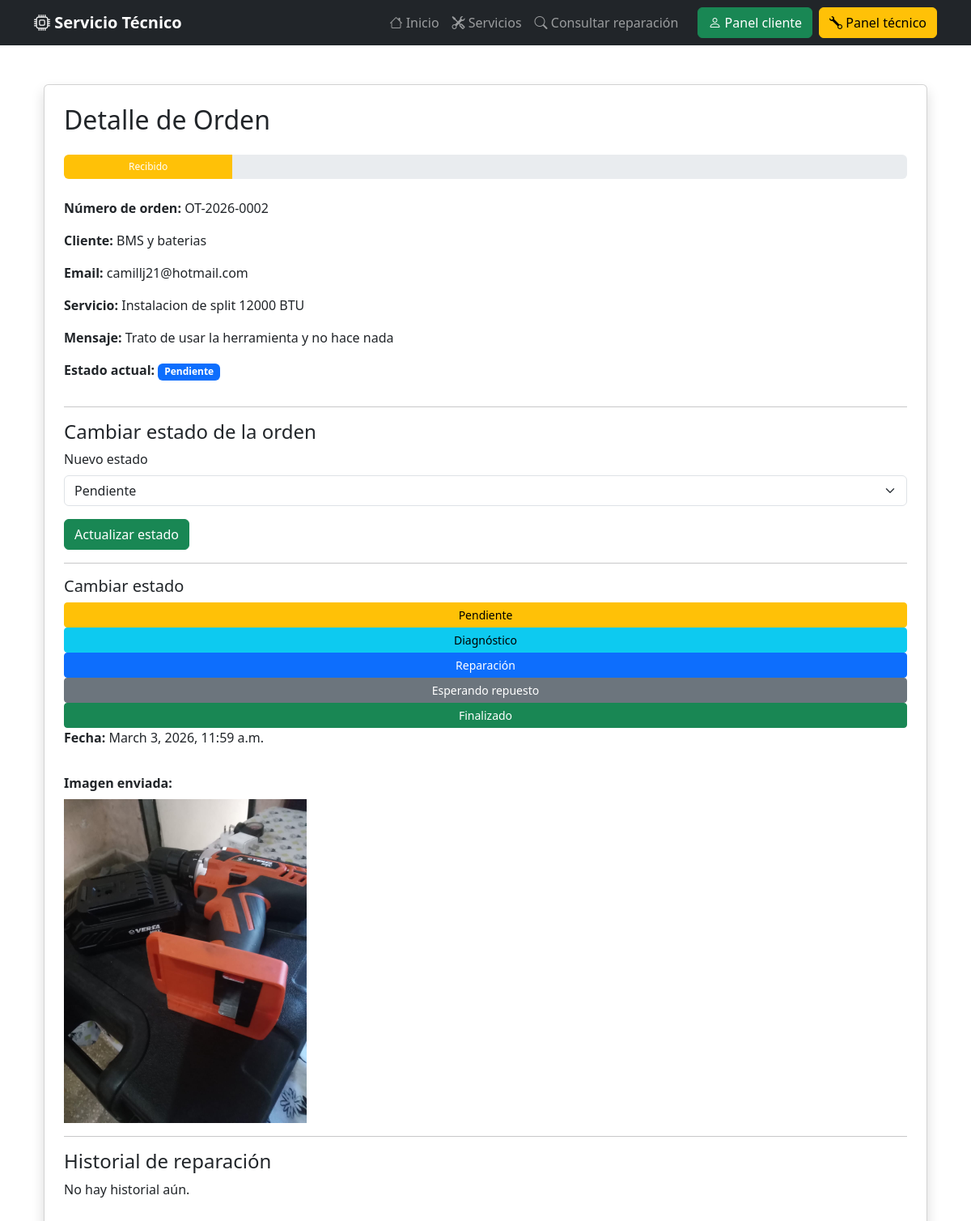
The app's page /order/2/ with its own data.
### services/models.py (models this page shows, shortened)
class ContactRequest(models.Model):
    STATUS_CHOICES = [
    ('pendiente', 'Pendiente'),
    ('diagnostico', 'En diagnóstico'),
    ('proceso', 'En reparación'),
    ('espera', 'Esperando repuesto'),
    ('finalizado', 'Finalizado'),
]
    order_number = models.CharField(max_length=20, unique=True, blank=True)
    service = models.ForeignKey(Service, on_delete=models.CASCADE)
    name = models.CharField(max_length=100)
    phone = models.CharField(max_length=50)
    email = models.EmailField()
    service = models.ForeignKey(Service, on_delete=models.CASCADE)
    message = models.TextField()
    image = models.ImageField(upload_to='contact_images/', blank=True, null=True)
    status = models.CharField(
        max_length=20,
        choices=STATUS_CHOICES,
        default='pendiente'
    )
    created_at = models.DateTimeField(auto_now_add=True)
    diagnostic = models.TextField(blank=True, null=True)
    repair_cost = models.DecimalField(max_digits=10, decimal_places=2, blank=True, null=True)

class Service(models.Model):
    category = models.ForeignKey(Category, on_delete=models.CASCADE)
    title = models.CharField(max_length=200)
    description = models.TextField()
    estimated_time = models.CharField(max_length=100, blank=True)
    reference_price = models.CharField(max_length=100, blank=True)
    image = models.ImageField(upload_to='services_images/', blank=True, null=True)
    created_at = models.DateTimeField(auto_now_add=True)

### services/views.py (the view)
# urls.py: path("order/<int:order_id>/", views.update_order, name="update_order"),
def update_order(request, order_id):
    order = get_object_or_404(ContactRequest, id=order_id)
    if request.method == "POST":
        order.status = request.POST.get("status")
        order.diagnostic = request.POST.get("diagnostic")
        order.repair_cost = request.POST.get("repair_cost")
        order.save()
    return render(request, "services/order_detail.html", {
        "order": order
    })

### services/templates/services/order_detail.html (shortened to what this page needs)
{% extends "services/base.html" %}
{% block content %}
<div class="container mt-5">
    <div class="card shadow p-4">
        <h2 class="mb-4">Detalle de Orden</h2>
        <div class="progress mb-4" style="height:30px;">
        {% if order.status == "pendiente" %}
            <div class="progress-bar bg-warning" style="width:20%">Recibido</div>
        {% elif order.status == "diagnostico" %}
            <div class="progress-bar bg-info" style="width:40%">Diagnóstico</div>
        {% elif order.status == "proceso" %}
            <div class="progress-bar bg-primary" style="width:60%">En reparación</div>
        {% elif order.status == "espera" %}
            <div class="progress-bar bg-secondary" style="width:80%">Esperando repuesto</div>
        {% elif order.status == "finalizado" %}
            <div class="progress-bar bg-success" style="width:100%">Finalizado</div>
    {% endif %}
</div>
        <p><strong>Número de orden:</strong> {{ order.order_number }}</p>
        <p><strong>Cliente:</strong> {{ order.name }}</p>
        <p><strong>Email:</strong> {{ order.email }}</p>
        <p><strong>Servicio:</strong> {{ order.service.title }}</p>
        <p><strong>Mensaje:</strong> {{ order.message }}</p>
        <p><strong>Estado actual:</strong>
            <span class="badge bg-primary">
                {{ order.get_status_display }}
            </span>
        </p>
        <hr>
        <h4>Cambiar estado de la orden</h4>
        <form method="POST">
            <div class="mb-3">
                <label class="form-label">Nuevo estado</label>
                <select name="status" class="form-select">
                    <option value="pendiente"
                        {% if order.status == "pendiente" %}selected{% endif %}>
                        Pendiente
                    </option>
                </select>
            </div>
            <button type="submit" class="btn btn-success">
                Actualizar estado
            </button>
        </form>
        <hr>
        <h5>Cambiar estado</h5>
        <a href="{% url 'update_order_status' order.id 'pendiente' %}" class="btn btn-warning btn-sm">Pendiente</a>
        <a href="{% url 'update_order_status' order.id 'diagnostico' %}" class="btn btn-info btn-sm">Diagnóstico</a>
        <a href="{% url 'update_order_status' order.id 'proceso' %}" class="btn btn-primary btn-sm">Reparación</a>
        <a href="{% url 'update_order_status' order.id 'espera' %}" class="btn btn-secondary btn-sm">Esperando repuesto</a>
        <a href="{% url 'update_order_status' order.id 'finalizado' %}" class="btn btn-success btn-sm">Finalizado</a>
        <p><strong>Fecha:</strong> {{ order.created_at }}</p>
        {% if order.image %}
        <div class="mt-3">
            <strong>Imagen enviada:</strong><br>
            <img src="{{ order.image.url }}" class="img-fluid mt-2" style="max-width:300px;">
        </div>
        {% endif %}
        <hr>
        <h4>Historial de reparación</h4>
        {% if order.history.all %}
          <ul class="list-group">
            {% for item in order.history.all %}
            <li class="list-group-item">
              <strong>{{ item.created_at|date:"d M Y H:i" }}</strong>
              <br>
              {{ item.description }}
            </li>
            {% endfor %}
          </ul>
        {% else %}
            <p>No hay historial aún.</p>
        {% endif %}
    </div>
</div>
{% endblock %}

### records on screen
ContactRequest: order_number "OT-2026-0002", name "BMS y baterias", email "camillj21@hotmail.com", service "Instalacion de split 12000 BTU", message "Trato de usar la herramienta y no hace nada", status "Pendiente", created_at "March 3, 2026, 11:59 a.m.", image (picture)
